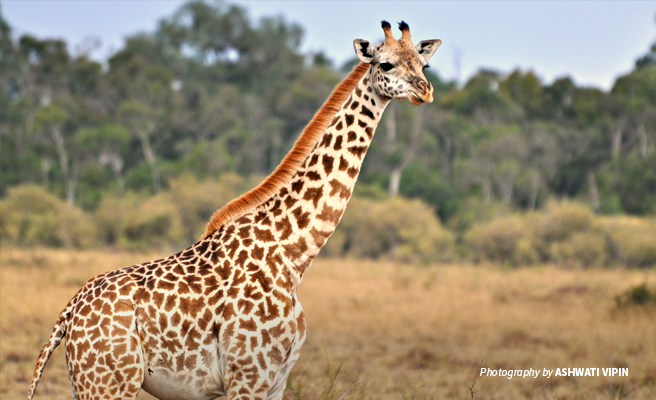
#> input picture image filters/GiraffeConservationKenyaAWF.jpg, 656 x 400 px
$ jupyter execute blur.ipynb
#> lines starting #> are read from the running program, lines starting #| are printed output that depends on the picture
[cell 1]
import cv2
import matplotlib.pyplot as plt
import numpy as np

[cell 2]
image=cv2.imread('GiraffeConservationKenyaAWF.jpg')
#> image is the input picture: shape (400, 656, 3); mean B, G, R 113.9, 138.8, 154.1
print(image)
#> (printed output is left out)

[cell 3]
image_rgb=cv2.cvtColor(image,cv2.COLOR_BGR2RGB)
grey_image=cv2.cvtColor(image,cv2.COLOR_BGR2GRAY)
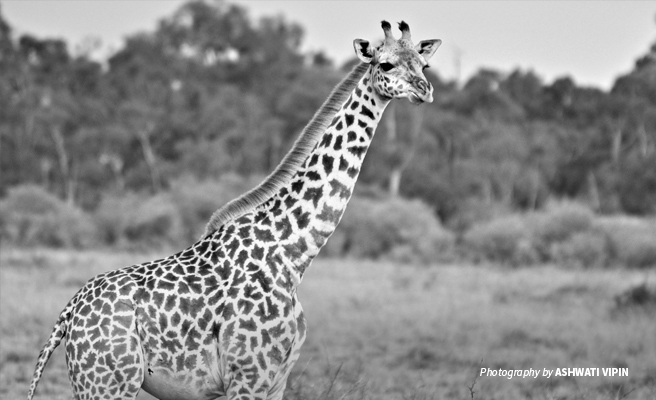
#> grey_image: shape (400, 656); min 0, max 255, mean 140.6
kernel_s=5
average_blur=cv2.blur(grey_image,(kernel_s,kernel_s))
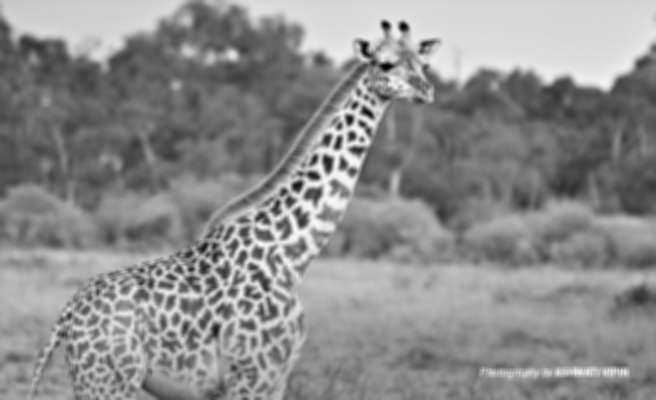
#> average_blur: shape (400, 656); min 1, max 248, mean 140.6
plt.imshow(average_blur,cmap='grey')

[cell 4]
gaussian_blur=cv2.GaussianBlur(grey_image,(kernel_s,kernel_s),0,0)  ##kernel_s should be an odd number always
plt.imshow(gaussian_blur,cmap='grey')

[cell 5]
medianblur=cv2.medianBlur(grey_image,5)
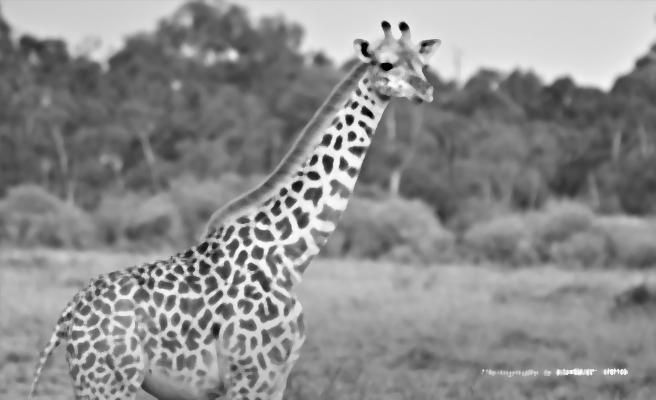
#> medianblur: shape (400, 656); min 0, max 254, mean 141
plt.imshow(medianblur,cmap='grey')
